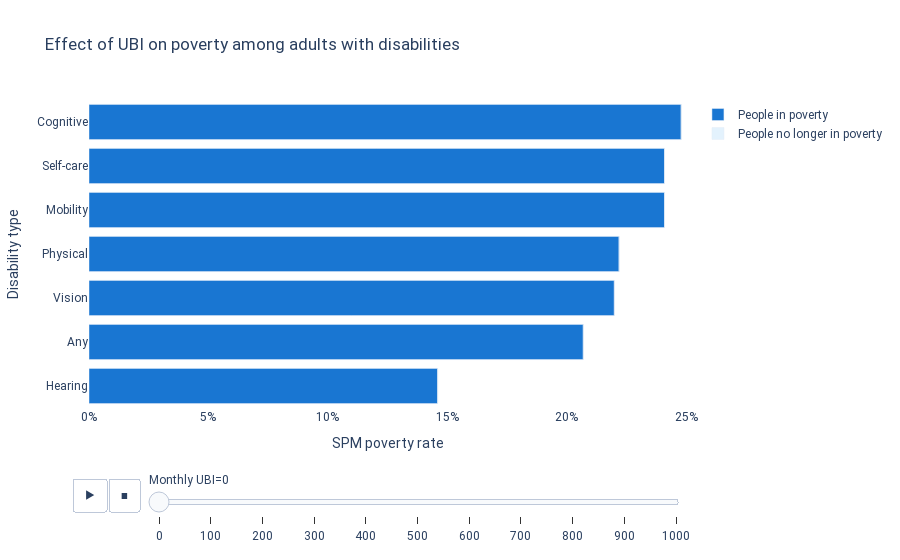

Source (notebook cell):
### Markdown cell above
## Findings
We found that  a UBI has the potential to drastically reduce poverty among adults with disabilities and that a \$300 monthly UBI would cut the poverty rate in half, from 20.7 percent to 9.2 percent.  A UBI of \$1,000 per month, such as in [Andrew Yang's Freedom Dividend](https://www.ubicenter.org/plans), would shrink the poverty rate among people with disabilities to 1.3 percent.
 
With the status quo, poverty rates are highest among people with cognitive, physical, and self-care disabilities, which all exceed 24 percent.  A UBI of \$500 per month would slash all these rates below 7 percent, a third of their current level.  

The interactive chart below shows the poverty rate for each group with various monthly UBI levels up to \$1,000 at \$100 intervals.

### Code cell
# Determine the poverty rate impact for Americans with disabilities of a UBI from $0 per month to $1000 per month

def pwd_pov(type_of_disability, monthly_ubi=0):
    target_persons = adults[adults[type_of_disability]==1].copy(deep=True)
    target_persons['total_ubi'] = person.spm_numper * monthly_ubi * 12
    target_persons['new_spm_resources'] = (target_persons.total_ubi
                                           + target_persons.spm_resources)
    target_persons['poor'] = (target_persons.new_spm_resources 
                              < target_persons.spm_povthreshold)
    population_target = target_persons.weight.sum()
    total_target_poor = (target_persons.poor * target_persons.weight).sum()
    total_pov_rate = total_target_poor / population_target

    return (total_pov_rate * 100).round(1)

def pwd_pov_row(row):
    return pwd_pov(row.type_of_disability, row.monthly_ubi)

# Create a dataframe that summarizes the outputs of the function

summary = mdf.cartesian_product({'type_of_disability':PWD_MAP,
                       'monthly_ubi': np.arange(0,1001,100)})

summary['poverty_rate'] = summary.apply(pwd_pov_row, axis=1)
summary['disability_type'] = summary.type_of_disability.map(PWD_MAP)
summary = (summary.sort_values(['poverty_rate','disability_type'],
                               ascending=(False, True)))

# Add new rows for the difference between original and current (w/UBI) pov.
original_pov = summary[summary.monthly_ubi == 0].copy(deep=True)
original_pov.drop(['monthly_ubi', 'disability_type'], axis=1, inplace=True)
original_pov.rename(columns = {'poverty_rate': 'original_poverty_rate'},
                    inplace=True)
summary = summary.merge(original_pov, on='type_of_disability')

# Calculate the difference
summary['poverty_delta'] = (summary.original_poverty_rate -
                            summary.poverty_rate).round(1)

SUM_MAP = ({'poverty_rate': 'People in poverty',
            'poverty_delta': 'People no longer in poverty'})

summary_long = summary.melt(id_vars=['disability_type', 'monthly_ubi',
                                     'original_poverty_rate'],
                            value_vars=['poverty_rate', 'poverty_delta'])
summary_long['poverty_in_out'] = summary_long.variable.map(SUM_MAP)
summary_long.sort_values(['original_poverty_rate', 'monthly_ubi'],
                         ascending=[True, True], inplace=True)

fig = px.bar(summary_long, x='value', y='disability_type',
             color='poverty_in_out',
             animation_frame='monthly_ubi', range_x=[0,25],
             labels={"value": "SPM poverty rate",
                     "disability_type": "Disability type",
                     "monthly_ubi": "Monthly UBI"
                    },
             title='Effect of UBI on poverty among adults with disabilities',
             orientation='h',
             color_discrete_map={'People in poverty': BLUE,
                                 'People no longer in poverty': BARELY_BLUE
                                }
             )

fig.update_layout(xaxis_ticksuffix='%',
                  plot_bgcolor='white',
                  font=dict(family='Roboto'),
                  legend_title_text=''
                 )

fig.show(config={'displayModeBar': False})

### Figure 1 — Plotly figure (JSON) as saved in the notebook; plotly's stock layout.template omitted (floating-point values rounded to 4 significant figures)
{"data": [{"alignmentgroup": "True", "hovertemplate": "poverty_in_out=People in poverty<br>Monthly UBI=0<br>SPM poverty rate=%{x}<br>Disability type=%{y}<extra></extra>", "legendgroup": "People in poverty", "marker": {"color": "#1976D2"}, "name": "People in poverty", "offsetgroup": "People in poverty", "orientation": "h", "showlegend": true, "textposition": "auto", "type": "bar", "x": [14.6, 20.7, 22, 22.2, 24.1, 24.1, 24.8], "xaxis": "x", "y": ["Hearing", "Any", "Vision", "Physical", "Mobility", "Self-care", "Cognitive"], "yaxis": "y"}, {"alignmentgroup": "True", "hovertemplate": "poverty_in_out=People no longer in poverty<br>Monthly UBI=0<br>SPM poverty rate=%{x}<br>Disability type=%{y}<extra></extra>", "legendgroup": "People no longer in poverty", "marker": {"color": "#E3F2FD"}, "name": "People no longer in poverty", "offsetgroup": "People no longer in poverty", "orientation": "h", "showlegend": true, "textposition": "auto", "type": "bar", "x": [0, 0, 0, 0, 0, 0, 0], "xaxis": "x", "y": ["Hearing", "Any", "Vision", "Physical", "Mobility", "Self-care", "Cognitive"], "yaxis": "y"}], "layout": {"barmode": "relative", "font": {"family": "Roboto"}, "legend": {"title": {"text": ""}, "tracegroupgap": 0}, "plot_bgcolor": "white", "sliders": [{"active": 0, "currentvalue": {"prefix": "Monthly UBI="}, "len": 0.9, "pad": {"b": 10, "t": 60}, "steps": [{"args": [["0"], {"frame": {"duration": 0, "redraw": true}, "fromcurrent": true, "mode": "immediate", "transition": {"duration": 0, "easing": "linear"}}], "label": "0", "method": "animate"}, {"args": [["100"], {"frame": {"duration": 0, "redraw": true}, "fromcurrent": true, "mode": "immediate", "transition": {"duration": 0, "easing": "linear"}}], "label": "100", "method": "animate"}, {"args": [["200"], {"frame": {"duration": 0, "redraw": true}, "fromcurrent": true, "mode": "immediate", "transition": {"duration": 0, "easing": "linear"}}], "label": "200", "method": "animate"}, {"args": [["300"], {"frame": {"duration": 0, "redraw": true}, "fromcurrent": true, "mode": "immediate", "transition": {"duration": 0, "easing": "linear"}}], "label": "300", "method": "animate"}, {"args": [["400"], {"frame": {"duration": 0, "redraw": true}, "fromcurrent": true, "mode": "immediate", "transition": {"duration": 0, "easing": "linear"}}], "label": "400", "method": "animate"}, {"args": [["500"], {"frame": {"duration": 0, "redraw": true}, "fromcurrent": true, "mode": "immediate", "transition": {"duration": 0, "easing": "linear"}}], "label": "500", "method": "animate"}, {"args": [["600"], {"frame": {"duration": 0, "redraw": true}, "fromcurrent": true, "mode": "immediate", "transition": {"duration": 0, "easing": "linear"}}], "label": "600", "method": "animate"}, {"args": [["700"], {"frame": {"duration": 0, "redraw": true}, "fromcurrent": true, "mode": "immediate", "transition": {"duration": 0, "easing": "linear"}}], "label": "700", "method": "animate"}, {"args": [["800"], {"frame": {"duration": 0, "redraw": true}, "fromcurrent": true, "mode": "immediate", "transition": {"duration": 0, "easing": "linear"}}], "label": "800", "method": "animate"}, {"args": [["900"], {"frame": {"duration": 0, "redraw": true}, "fromcurrent": true, "mode": "immediate", "transition": {"duration": 0, "easing": "linear"}}], "label": "900", "method": "animate"}, {"args": [["1000"], {"frame": {"duration": 0, "redraw": true}, "fromcurrent": true, "mode": "immediate", "transition": {"duration": 0, "easing": "linear"}}], "label": "1000", "method": "animate"}], "x": 0.1, "xanchor": "left", "y": 0, "yanchor": "top"}], "title": {"text": "Effect of UBI on poverty among adults with disabilities"}, "updatemenus": [{"buttons": [{"args": [null, {"frame": {"duration": 500, "redraw": true}, "fromcurrent": true, "mode": "immediate", "transition": {"duration": 500, "easing": "linear"}}], "label": "&#9654;", "method": "animate"}, {"args": [[null], {"frame": {"duration": 0, "redraw": true}, "fromcurrent": true, "mode": "immediate", "transition": {"duration": 0, "easing": "linear"}}], "label": "&#9724;", "method": "animate"}], "direction": "left", "pad": {"r": 10, "t": 70}, "showactive": false, "type": "buttons", "x": 0.1, "xanchor": "right", "y": 0, "yanchor": "top"}], "xaxis": {"anchor": "y", "domain": [0, 1], "range": [0, 25], "ticksuffix": "%", "title": {"text": "SPM poverty rate"}}, "yaxis": {"anchor": "x", "domain": [0, 1], "title": {"text": "Disability type"}}}}
